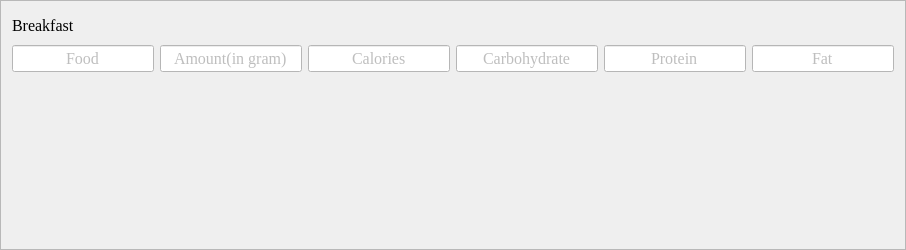
               <widget class="QFrame" name="frame_12">
                <property name="minimumSize">
                 <size>
                  <width>0</width>
                  <height>250</height>
                 </size>
                </property>
                <property name="font">
                 <font>
                  <family>Times New Roman</family>
                  <pointsize>12</pointsize>
                  <italic>false</italic>
                  <bold>false</bold>
                 </font>
                </property>
                <property name="styleSheet">
                 <string notr="true">QlineEdit{background:#ffffff;}</string>
                </property>
                <property name="frameShape">
                 <enum>QFrame::StyledPanel</enum>
                </property>
                <property name="frameShadow">
                 <enum>QFrame::Raised</enum>
                </property>
                <layout class="QVBoxLayout" name="verticalLayout_14">
                 <item>
                  <widget class="QLabel" name="label">
                   <property name="font">
                    <font>
                     <family>Times New Roman</family>
                     <pointsize>12</pointsize>
                     <italic>false</italic>
                     <bold>false</bold>
                    </font>
                   </property>
                   <property name="styleSheet">
                    <string notr="true">border-color:#000000; </string>
                   </property>
                   <property name="text">
                    <string>Breakfast</string>
                   </property>
                  </widget>
                 </item>
                 <item>
                  <layout class="QHBoxLayout" name="horizontalLayout_3">
                   <item>
                    <widget class="QLineEdit" name="lineEdit">
                     <property name="enabled">
                      <bool>false</bool>
                     </property>
                     <property name="font">
                      <font>
                       <family>Times New Roman</family>
                       <pointsize>12</pointsize>
                      </font>
                     </property>
                     <property name="styleSheet">
                      <string notr="true">background:#ffffff; </string>
                     </property>
                     <property name="text">
                      <string>Food</string>
                     </property>
                     <property name="alignment">
                      <set>Qt::AlignCenter</set>
                     </property>
                    </widget>
                   </item>
                   <item>
                    <widget class="QLineEdit" name="lineEdit_5">
                     <property name="enabled">
                      <bool>false</bool>
                     </property>
                     <property name="font">
                      <font>
                       <family>Times New Roman</family>
                       <pointsize>12</pointsize>
                      </font>
                     </property>
                     <property name="styleSheet">
                      <string notr="true">background:#ffffff; </string>
                     </property>
                     <property name="text">
                      <string>Amount(in gram)</string>
                     </property>
                     <property name="alignment">
                      <set>Qt::AlignCenter</set>
                     </property>
                    </widget>
                   </item>
                   <item>
                    <widget class="QLineEdit" name="lineEdit_2">
                     <property name="enabled">
                      <bool>false</bool>
                     </property>
                     <property name="font">
                      <font>
                       <family>Times New Roman</family>
                       <pointsize>12</pointsize>
                      </font>
                     </property>
                     <property name="styleSheet">
                      <string notr="true">background:#ffffff; </string>
                     </property>
                     <property name="text">
                      <string>Calories</string>
                     </property>
                     <property name="alignment">
                      <set>Qt::AlignCenter</set>
                     </property>
                    </widget>
                   </item>
                   <item>
                    <widget class="QLineEdit" name="lineEdit_6">
                     <property name="enabled">
                      <bool>false</bool>
                     </property>
                     <property name="font">
                      <font>
                       <family>Times New Roman</family>
                       <pointsize>12</pointsize>
                      </font>
                     </property>
                     <property name="styleSheet">
                      <string notr="true">background:#ffffff;</string>
                     </property>
                     <property name="text">
                      <string>Carbohydrate</string>
                     </property>
                     <property name="alignment">
                      <set>Qt::AlignCenter</set>
                     </property>
                    </widget>
                   </item>
                   <item>
                    <widget class="QLineEdit" name="lineEdit_3">
                     <property name="enabled">
                      <bool>false</bool>
                     </property>
                     <property name="font">
                      <font>
                       <family>Times New Roman</family>
                       <pointsize>12</pointsize>
                      </font>
                     </property>
                     <property name="styleSheet">
                      <string notr="true">background:#ffffff;</string>
                     </property>
                     <property name="text">
                      <string>Protein</string>
                     </property>
                     <property name="alignment">
                      <set>Qt::AlignCenter</set>
                     </property>
                    </widget>
                   </item>
                   <item>
                    <widget class="QLineEdit" name="lineEdit_4">
                     <property name="enabled">
                      <bool>false</bool>
                     </property>
                     <property name="font">
                      <font>
                       <family>Times New Roman</family>
                       <pointsize>12</pointsize>
                      </font>
                     </property>
                     <property name="styleSheet">
                      <string notr="true">background:#ffffff;</string>
                     </property>
                     <property name="text">
                      <string>Fat</string>
                     </property>
                     <property name="alignment">
                      <set>Qt::AlignCenter</set>
                     </property>
                    </widget>
                   </item>
                  </layout>
                 </item>
                 <item>
                  <layout class="QHBoxLayout" name="horizontalLayout_4">
                   <item>
                    <widget class="QLabel" name="food1">
                     <property name="font">
                      <font>
                       <family>Times New Roman</family>
                       <pointsize>12</pointsize>
                       <italic>false</italic>
                       <bold>false</bold>
                      </font>
                     </property>
                     <property name="text">
                      <string/>
                     </property>
                     <property name="alignment">
                      <set>Qt::AlignCenter</set>
                     </property>
                    </widget>
                   </item>
                   <item>
                    <widget class="QLabel" name="food1amt">
                     <property name="font">
                      <font>
                       <family>Times New Roman</family>
                       <pointsize>12</pointsize>
                       <italic>false</italic>
                       <bold>false</bold>
                      </font>
                     </property>
                     <property name="text">
                      <string/>
                     </property>
                     <property name="alignment">
                      <set>Qt::AlignCenter</set>
                     </property>
                    </widget>
                   </item>
                   <item>
                    <widget class="QLabel" name="food1cal">
                     <property name="font">
                      <font>
                       <family>Times New Roman</family>
                       <pointsize>12</pointsize>
                       <italic>false</italic>
                       <bold>false</bold>
                      </font>
                     </property>
                     <property name="text">
                      <string/>
                     </property>
                     <property name="alignment">
                      <set>Qt::AlignCenter</set>
                     </property>
                    </widget>
                   </item>
                   <item>
                    <widget class="QLabel" name="food1carb">
                     <property name="font">
                      <font>
                       <family>Times New Roman</family>
                       <pointsize>12</pointsize>
                       <italic>false</italic>
                       <bold>false</bold>
                      </font>
                     </property>
                     <property name="text">
                      <string/>
                     </property>
                     <property name="alignment">
                      <set>Qt::AlignCenter</set>
                     </property>
                    </widget>
                   </item>
                   <item>
                    <widget class="QLabel" name="food1pro">
                     <property name="font">
                      <font>
                       <family>Times New Roman</family>
                       <pointsize>12</pointsize>
                       <italic>false</italic>
                       <bold>false</bold>
                      </font>
                     </property>
                     <property name="text">
                      <string/>
                     </property>
                     <property name="alignment">
                      <set>Qt::AlignCenter</set>
                     </property>
                    </widget>
                   </item>
                   <item>
                    <widget class="QLabel" name="food1fat">
                     <property name="font">
                      <font>
                       <family>Times New Roman</family>
                       <pointsize>12</pointsize>
                       <italic>false</italic>
                       <bold>false</bold>
                      </font>
                     </property>
                     <property name="text">
                      <string/>
                     </property>
                     <property name="alignment">
                      <set>Qt::AlignCenter</set>
                     </property>
                    </widget>
                   </item>
                  </layout>
                 </item>
                 <item>
                  <layout class="QHBoxLayout" name="horizontalLayout_5">
                   <item>
                    <widget class="QLabel" name="food2">
                     <property name="font">
                      <font>
                       <family>Times New Roman</family>
                       <pointsize>12</pointsize>
                       <italic>false</italic>
                       <bold>false</bold>
                      </font>
                     </property>
                     <property name="text">
                      <string/>
                     </property>
                     <property name="alignment">
                      <set>Qt::AlignCenter</set>
                     </property>
                    </widget>
                   </item>
                   <item>
                    <widget class="QLabel" name="food2amt">
                     <property name="font">
                      <font>
                       <family>Times New Roman</family>
                       <pointsize>12</pointsize>
                       <italic>false</italic>
                       <bold>false</bold>
                      </font>
                     </property>
                     <property name="text">
                      <string/>
                     </property>
                     <property name="alignment">
                      <set>Qt::AlignCenter</set>
                     </property>
                    </widget>
                   </item>
                   <item>
                    <widget class="QLabel" name="food2cal">
                     <property name="font">
                      <font>
                       <family>Times New Roman</family>
                       <pointsize>12</pointsize>
                       <italic>false</italic>
                       <bold>false</bold>
                      </font>
                     </property>
                     <property name="text">
                      <string/>
                     </property>
                     <property name="alignment">
                      <set>Qt::AlignCenter</set>
                     </property>
                    </widget>
                   </item>
                   <item>
                    <widget class="QLabel" name="food2carb">
                     <property name="font">
                      <font>
                       <family>Times New Roman</family>
                       <pointsize>12</pointsize>
                       <italic>false</italic>
                       <bold>false</bold>
                      </font>
                     </property>
                     <property name="text">
                      <string/>
                     </property>
                     <property name="alignment">
                      <set>Qt::AlignCenter</set>
                     </property>
                    </widget>
                   </item>
                   <item>
                    <widget class="QLabel" name="food2pro">
                     <property name="font">
                      <font>
                       <family>Times New Roman</family>
                       <pointsize>12</pointsize>
                       <italic>false</italic>
                       <bold>false</bold>
                      </font>
                     </property>
                     <property name="text">
                      <string/>
                     </property>
                     <property name="alignment">
                      <set>Qt::AlignCenter</set>
                     </property>
                    </widget>
                   </item>
                   <item>
                    <widget class="QLabel" name="food2fat">
                     <property name="font">
                      <font>
                       <family>Times New Roman</family>
                       <pointsize>12</pointsize>
                       <italic>false</italic>
                       <bold>false</bold>
                      </font>
                     </property>
                     <property name="text">
                      <string/>
                     </property>
                     <property name="alignment">
                      <set>Qt::AlignCenter</set>
                     </property>
                    </widget>
                   </item>
                  </layout>
                 </item>
                 <item>
                  <layout class="QHBoxLayout" name="horizontalLayout_6">
                   <item>
                    <widget class="QLabel" name="food3">
                     <property name="font">
                      <font>
                       <family>Times New Roman</family>
                       <pointsize>12</pointsize>
                       <italic>false</italic>
                       <bold>false</bold>
                      </font>
                     </property>
                     <property name="text">
                      <string/>
                     </property>
                     <property name="alignment">
                      <set>Qt::AlignCenter</set>
                     </property>
                    </widget>
                   </item>
                   <item>
                    <widget class="QLabel" name="food3amt">
                     <property name="enabled">
                      <bool>false</bool>
                     </property>
                     <property name="font">
                      <font>
                       <family>Times New Roman</family>
                       <pointsize>12</pointsize>
                       <italic>false</italic>
                       <bold>false</bold>
                      </font>
                     </property>
                     <property name="text">
                      <string/>
                     </property>
                     <property name="alignment">
                      <set>Qt::AlignCenter</set>
                     </property>
                    </widget>
                   </item>
                   <item>
                    <widget class="QLabel" name="food3cal">
                     <property name="font">
                      <font>
                       <family>Times New Roman</family>
                       <pointsize>12</pointsize>
                       <italic>false</italic>
                       <bold>false</bold>
                      </font>
                     </property>
                     <property name="text">
                      <string/>
                     </property>
                     <property name="alignment">
                      <set>Qt::AlignCenter</set>
                     </property>
                    </widget>
                   </item>
                   <item>
                    <widget class="QLabel" name="food3carb">
                     <property name="font">
                      <font>
                       <family>Times New Roman</family>
                       <pointsize>12</pointsize>
                       <italic>false</italic>
                       <bold>false</bold>
                      </font>
                     </property>
                     <property name="text">
                      <string/>
                     </property>
                     <property name="alignment">
                      <set>Qt::AlignCenter</set>
                     </property>
                    </widget>
                   </item>
                   <item>
                    <widget class="QLabel" name="food3pro">
                     <property name="font">
                      <font>
                       <family>Times New Roman</family>
                       <pointsize>12</pointsize>
                       <italic>false</italic>
                       <bold>false</bold>
                      </font>
                     </property>
                     <property name="text">
                      <string/>
                     </property>
                     <property name="alignment">
                      <set>Qt::AlignCenter</set>
                     </property>
                    </widget>
                   </item>
                   <item>
                    <widget class="QLabel" name="food3fat">
                     <property name="font">
                      <font>
                       <family>Times New Roman</family>
                       <pointsize>12</pointsize>
                       <italic>false</italic>
                       <bold>false</bold>
                      </font>
                     </property>
                     <property name="text">
                      <string/>
                     </property>
                     <property name="alignment">
                      <set>Qt::AlignCenter</set>
                     </property>
                    </widget>
                   </item>
                  </layout>
                 </item>
                 <item>
                  <layout class="QHBoxLayout" name="horizontalLayout_8">
                   <item>
                    <widget class="QLabel" name="food4">
                     <property name="font">
                      <font>
                       <family>Times New Roman</family>
                       <pointsize>12</pointsize>
                       <italic>false</italic>
                       <bold>false</bold>
                      </font>
                     </property>
                     <property name="text">
                      <string/>
                     </property>
                     <property name="alignment">
                      <set>Qt::AlignCenter</set>
                     </property>
                    </widget>
                   </item>
                   <item>
                    <widget class="QLabel" name="food4amt">
                     <property name="font">
                      <font>
                       <family>Times New Roman</family>
                       <pointsize>12</pointsize>
                       <italic>false</italic>
                       <bold>false</bold>
                      </font>
                     </property>
                     <property name="text">
                      <string/>
                     </property>
                     <property name="alignment">
                      <set>Qt::AlignCenter</set>
                     </property>
                    </widget>
                   </item>
                   <item>
                    <widget class="QLabel" name="food4cal">
                     <property name="font">
                      <font>
                       <family>Times New Roman</family>
                       <pointsize>12</pointsize>
                       <italic>false</italic>
                       <bold>false</bold>
                      </font>
                     </property>
                     <property name="text">
                      <string/>
                     </property>
                     <property name="alignment">
                      <set>Qt::AlignCenter</set>
                     </property>
                    </widget>
                   </item>
                   <item>
                    <widget class="QLabel" name="food4carb">
                     <property name="font">
                      <font>
                       <family>Times New Roman</family>
                       <pointsize>12</pointsize>
                       <italic>false</italic>
                       <bold>false</bold>
                      </font>
                     </property>
                     <property name="text">
                      <string/>
                     </property>
                     <property name="alignment">
                      <set>Qt::AlignCenter</set>
                     </property>
                    </widget>
                   </item>
                   <item>
                    <widget class="QLabel" name="food4pro">
                     <property name="font">
                      <font>
                       <family>Times New Roman</family>
                       <pointsize>12</pointsize>
                       <italic>false</italic>
                       <bold>false</bold>
                      </font>
                     </property>
                     <property name="text">
                      <string/>
                     </property>
                     <property name="alignment">
                      <set>Qt::AlignCenter</set>
                     </property>
                    </widget>
                   </item>
                   <item>
                    <widget class="QLabel" name="food4fat">
                     <property name="font">
                      <font>
                       <family>Times New Roman</family>
                       <pointsize>12</pointsize>
                       <italic>false</italic>
                       <bold>false</bold>
                      </font>
                     </property>
                     <property name="text">
                      <string/>
                     </property>
                     <property name="alignment">
                      <set>Qt::AlignCenter</set>
                     </property>
                    </widget>
                   </item>
                  </layout>
                 </item>
                 <item>
                  <layout class="QHBoxLayout" name="horizontalLayout_9">
                   <item>
                    <widget class="QLabel" name="food5">
                     <property name="font">
                      <font>
                       <family>Times New Roman</family>
                       <pointsize>12</pointsize>
                       <italic>false</italic>
                       <bold>false</bold>
                      </font>
                     </property>
                     <property name="text">
                      <string/>
                     </property>
                     <property name="alignment">
                      <set>Qt::AlignCenter</set>
                     </property>
                    </widget>
                   </item>
                   <item>
                    <widget class="QLabel" name="food5amt">
                     <property name="font">
                      <font>
                       <family>Times New Roman</family>
                       <pointsize>12</pointsize>
                       <italic>false</italic>
                       <bold>false</bold>
                      </font>
                     </property>
                     <property name="text">
                      <string/>
                     </property>
                     <property name="alignment">
                      <set>Qt::AlignCenter</set>
                     </property>
                    </widget>
                   </item>
                   <item>
                    <widget class="QLabel" name="food5cal">
                     <property name="font">
                      <font>
                       <family>Times New Roman</family>
                       <pointsize>12</pointsize>
                       <italic>false</italic>
                       <bold>false</bold>
                      </font>
                     </property>
                     <property name="text">
                      <string/>
                     </property>
                     <property name="alignment">
                      <set>Qt::AlignCenter</set>
                     </property>
                    </widget>
                   </item>
                   <item>
                    <widget class="QLabel" name="food5carb">
                     <property name="font">
                      <font>
                       <family>Times New Roman</family>
                       <pointsize>12</pointsize>
                       <italic>false</italic>
                       <bold>false</bold>
                      </font>
                     </property>
                     <property name="text">
                      <string/>
                     </property>
                     <property name="alignment">
                      <set>Qt::AlignCenter</set>
                     </property>
                    </widget>
                   </item>
                   <item>
                    <widget class="QLabel" name="food5pro">
                     <property name="font">
                      <font>
                       <family>Times New Roman</family>
                       <pointsize>12</pointsize>
                       <italic>false</italic>
                       <bold>false</bold>
                      </font>
                     </property>
                     <property name="text">
                      <string/>
                     </property>
                     <property name="alignment">
                      <set>Qt::AlignCenter</set>
                     </property>
                    </widget>
                   </item>
                   <item>
                    <widget class="QLabel" name="food5fat">
                     <property name="font">
                      <font>
                       <family>Times New Roman</family>
                       <pointsize>12</pointsize>
                       <italic>false</italic>
                       <bold>false</bold>
                      </font>
                     </property>
                     <property name="text">
                      <string/>
                     </property>
                     <property name="alignment">
                      <set>Qt::AlignCenter</set>
                     </property>
                    </widget>
                   </item>
                  </layout>
                 </item>
                </layout>
               </widget>
